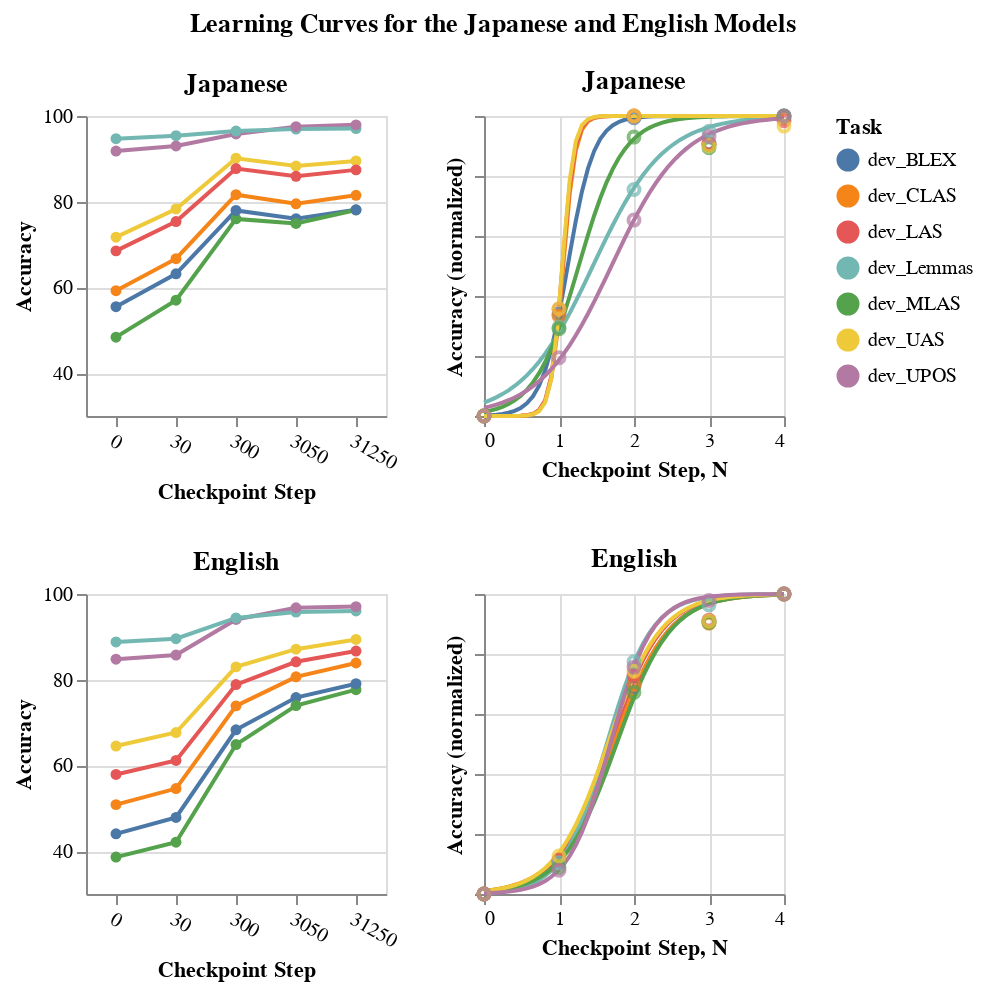

The cell this chart's notebook holds for it:
### Markdown cell above
### Language-Specific

### Code cell
langs = ["ja", "en"]
h, w = 150, 200

def get_charts_for_langs(langs, 
                        df, 
                        fit_df, 
                        domain=[0,100],
                        height=150,
                        width=150):
    charts = []
    for lang in langs:
        charts.append(alt.hconcat(
                    get_accuracy_chart(
                        df[df['Language'] == lang],
                        title=LANGS_2_MAPPING[lang], 
                        domain=domain,
                        height=height,
                        width=width
                        ), 
                    plot_best_fit_curve(
                        df[df['Language'] == lang],
                        fit_df[fit_df['Language'] == lang],
                        lang,
                        height=height,
                        width=width
                        ),
                    )
                )
    return charts

charts = get_charts_for_langs(langs, df, fit_df, [30,100])
    
chart = alt.vconcat(*charts).properties(
    title=alt.Title(
        "Learning Curves for the Japanese and English Models", anchor="middle",
        offset=15)
    )
chart.show()

### Figure 1 — Vega-Lite specification as saved in the notebook (floating-point values rounded to 4 significant figures; data arrays with more than 128 entries replaced by an {"elided": "..."} marker saying what was removed)
{"config": {"view": {"continuousWidth": 300, "continuousHeight": 300}}, "vconcat": [{"hconcat": [{"data": {"name": "data-cec77ad24890f4f5befa93d1c5d30936"}, "mark": {"type": "line", "point": true}, "encoding": {"color": {"field": "Task", "type": "nominal"}, "tooltip": [{"field": "Language", "type": "nominal"}, {"field": "Accuracy", "type": "quantitative"}, {"field": "Step", "type": "nominal"}, {"field": "Tokens", "type": "nominal"}], "x": {"axis": {"labelAngle": 30, "title": "Checkpoint Step"}, "field": "Step", "sort": null, "type": "nominal"}, "y": {"field": "Accuracy", "scale": {"domain": [30, 100]}, "type": "quantitative"}}, "height": 150, "title": "Japanese", "width": 150}, {"layer": [{"data": {"name": "data-4de2dfb82e58e2fb5f444f8f88028bd2"}, "mark": {"type": "line"}, "encoding": {"color": {"field": "Task", "type": "nominal"}, "x": {"axis": {"labels": true}, "field": "Checkpoint Step", "sort": null, "type": "quantitative"}, "y": {"axis": {"labels": false}, "field": "Accuracy (normalized)", "type": "quantitative"}}}, {"data": {"name": "data-c131a94a10d704627472957e8ae2c2e3"}, "mark": {"type": "point"}, "encoding": {"color": {"field": "Task", "type": "nominal"}, "tooltip": [{"field": "Task", "type": "nominal"}, {"field": "Accuracy", "type": "quantitative"}, {"field": "Accuracy (normalized)", "type": "quantitative"}, {"field": "Step", "type": "quantitative"}, {"field": "Tokens", "type": "nominal"}], "x": {"axis": {"labels": true}, "field": "N", "sort": null, "type": "quantitative"}, "y": {"field": "Accuracy (normalized)", "type": "quantitative"}}}], "height": 150, "title": "Japanese", "width": 150}]}, {"hconcat": [{"data": {"name": "data-2f4e72cd8a02acaddf618de7268d3176"}, "mark": {"type": "line", "point": true}, "encoding": {"color": {"field": "Task", "type": "nominal"}, "tooltip": [{"field": "Language", "type": "nominal"}, {"field": "Accuracy", "type": "quantitative"}, {"field": "Step", "type": "nominal"}, {"field": "Tokens", "type": "nominal"}], "x": {"axis": {"labelAngle": 30, "title": "Checkpoint Step"}, "field": "Step", "sort": null, "type": "nominal"}, "y": {"field": "Accuracy", "scale": {"domain": [30, 100]}, "type": "quantitative"}}, "height": 150, "title": "English", "width": 150}, {"layer": [{"data": {"name": "data-c09ed2a32f2d969aa41d61b8eed7064c"}, "mark": {"type": "line"}, "encoding": {"color": {"field": "Task", "type": "nominal"}, "x": {"axis": {"labels": true}, "field": "Checkpoint Step", "sort": null, "type": "quantitative"}, "y": {"axis": {"labels": false}, "field": "Accuracy (normalized)", "type": "quantitative"}}}, {"data": {"name": "data-98fc07e7702d60a2e8330acd762a4590"}, "mark": {"type": "point"}, "encoding": {"color": {"field": "Task", "type": "nominal"}, "tooltip": [{"field": "Task", "type": "nominal"}, {"field": "Accuracy", "type": "quantitative"}, {"field": "Accuracy (normalized)", "type": "quantitative"}, {"field": "Step", "type": "quantitative"}, {"field": "Tokens", "type": "nominal"}], "x": {"axis": {"labels": true}, "field": "N", "sort": null, "type": "quantitative"}, "y": {"field": "Accuracy (normalized)", "type": "quantitative"}}}], "height": 150, "title": "English", "width": 150}]}], "title": {"text": "Learning Curves for the Japanese and English Models", "anchor": "middle", "offset": 15}, "$schema": "https://vega.github.io/schema/vega-lite/v5.20.1.json", "datasets": {"data-cec77ad24890f4f5befa93d1c5d30936": [{"Language": "Japanese", "Step": "0", "Task": "dev_BLEX", "Accuracy": 55.5, "Tokens": "0", "Accuracy (normalized)": 0.0, "N": 0}, {"Language": "Japanese", "Step": "0", "Task": "dev_MLAS", "Accuracy": 48.4, "Tokens": "0", "Accuracy (normalized)": 0.0, "N": 0}, {"Language": "Japanese", "Step": "0", "Task": "dev_UPOS", "Accuracy": 91.81, "Tokens": "0", "Accuracy (normalized)": 0.0, "N": 0}, {"Language": "Japanese", "Step": "0", "Task": "dev_CLAS", "Accuracy": 59.24, "Tokens": "0", "Accuracy (normalized)": 0.0, "N": 0}, {"Language": "Japanese", "Step": "0", "Task": "dev_LAS", "Accuracy": 68.53, "Tokens": "0", "Accuracy (normalized)": 0.0, "N": 0}, {"Language": "Japanese", "Step": "0", "Task": "dev_UAS", "Accuracy": 71.73, "Tokens": "0", "Accuracy (normalized)": 0.0, "N": 0}, {"Language": "Japanese", "Step": "0", "Task": "dev_Lemmas", "Accuracy": 94.7, "Tokens": "0", "Accuracy (normalized)": 0.0, "N": 0}, {"Language": "Japanese", "Step": "30", "Task": "dev_MLAS", "Accuracy": 57.03, "Tokens": "1M", "Accuracy (normalized)": 0.2909, "N": 1}, {"Language": "Japanese", "Step": "30", "Task": "dev_LAS", "Accuracy": 75.38, "Tokens": "1M", "Accuracy (normalized)": 0.3563, "N": 1}, {"Language": "Japanese", "Step": "30", "Task": "dev_UAS", "Accuracy": 78.31, "Tokens": "1M", "Accuracy (normalized)": 0.3575, "N": 1}, {"Language": "Japanese", "Step": "30", "Task": "dev_CLAS", "Accuracy": 66.7, "Tokens": "1M", "Accuracy (normalized)": 0.3331, "N": 1}, {"Language": "Japanese", "Step": "30", "Task": "dev_UPOS", "Accuracy": 93.0, "Tokens": "1M", "Accuracy (normalized)": 0.1939, "N": 1}, {"Language": "Japanese", "Step": "30", "Task": "dev_BLEX", "Accuracy": 63.19, "Tokens": "1M", "Accuracy (normalized)": 0.3399, "N": 1}, {"Language": "Japanese", "Step": "30", "Task": "dev_Lemmas", "Accuracy": 95.4, "Tokens": "1M", "Accuracy (normalized)": 0.2957, "N": 1}, {"Language": "Japanese", "Step": "300", "Task": "dev_MLAS", "Accuracy": 75.99, "Tokens": "10M", "Accuracy (normalized)": 0.9297, "N": 2}, {"Language": "Japanese", "Step": "300", "Task": "dev_UPOS", "Accuracy": 95.81, "Tokens": "10M", "Accuracy (normalized)": 0.653, "N": 2}, {"Language": "Japanese", "Step": "300", "Task": "dev_UAS", "Accuracy": 90.14, "Tokens": "10M", "Accuracy (normalized)": 1.0, "N": 2}, {"Language": "Japanese", "Step": "300", "Task": "dev_Lemmas", "Accuracy": 96.5, "Tokens": "10M", "Accuracy (normalized)": 0.7549, "N": 2}, {"Language": "Japanese", "Step": "300", "Task": "dev_BLEX", "Accuracy": 77.97, "Tokens": "10M", "Accuracy (normalized)": 0.9939, "N": 2}, {"Language": "Japanese", "Step": "300", "Task": "dev_LAS", "Accuracy": 87.73, "Tokens": "10M", "Accuracy (normalized)": 1.0, "N": 2}, {"Language": "Japanese", "Step": "300", "Task": "dev_CLAS", "Accuracy": 81.64, "Tokens": "10M", "Accuracy (normalized)": 1.0, "N": 2}, {"Language": "Japanese", "Step": "3050", "Task": "dev_Lemmas", "Accuracy": 96.96, "Tokens": "100M", "Accuracy (normalized)": 0.9494, "N": 3}, {"Language": "Japanese", "Step": "3050", "Task": "dev_BLEX", "Accuracy": 76.03, "Tokens": "100M", "Accuracy (normalized)": 0.9078, "N": 3}, {"Language": "Japanese", "Step": "3050", "Task": "dev_UAS", "Accuracy": 88.32, "Tokens": "100M", "Accuracy (normalized)": 0.9008, "N": 3}, {"Language": "Japanese", "Step": "3050", "Task": "dev_UPOS", "Accuracy": 97.52, "Tokens": "100M", "Accuracy (normalized)": 0.9318, "N": 3}, {"Language": "Japanese", "Step": "3050", "Task": "dev_CLAS", "Accuracy": 79.51, "Tokens": "100M", "Accuracy (normalized)": 0.9046, "N": 3}, {"Language": "Japanese", "Step": "3050", "Task": "dev_MLAS", "Accuracy": 74.94, "Tokens": "100M", "Accuracy (normalized)": 0.8943, "N": 3}, {"Language": "Japanese", "Step": "3050", "Task": "dev_LAS", "Accuracy": 85.93, "Tokens": "100M", "Accuracy (normalized)": 0.9058, "N": 3}, {"Language": "Japanese", "Step": "31250", "Task": "dev_MLAS", "Accuracy": 78.08, "Tokens": "1B", "Accuracy (normalized)": 1.0, "N": 4}, {"Language": "Japanese", "Step": "31250", "Task": "dev_UAS", "Accuracy": 89.52, "Tokens": "1B", "Accuracy (normalized)": 0.9663, "N": 4}, {"Language": "Japanese", "Step": "31250", "Task": "dev_BLEX", "Accuracy": 78.11, "Tokens": "1B", "Accuracy (normalized)": 1.0, "N": 4}, {"Language": "Japanese", "Step": "31250", "Task": "dev_LAS", "Accuracy": 87.43, "Tokens": "1B", "Accuracy (normalized)": 0.9841, "N": 4}, {"Language": "Japanese", "Step": "31250", "Task": "dev_Lemmas", "Accuracy": 97.08, "Tokens": "1B", "Accuracy (normalized)": 1.0, "N": 4}, {"Language": "Japanese", "Step": "31250", "Task": "dev_CLAS", "Accuracy": 81.49, "Tokens": "1B", "Accuracy (normalized)": 0.9931, "N": 4}, {"Language": "Japanese", "Step": "31250", "Task": "dev_UPOS", "Accuracy": 97.93, "Tokens": "1B", "Accuracy (normalized)": 1.0, "N": 4}], "data-4de2dfb82e58e2fb5f444f8f88028bd2": {"elided": "350 records"}, "data-c131a94a10d704627472957e8ae2c2e3": [{"Language": "ja", "Step": 0, "Task": "dev_BLEX", "Accuracy": 55.5, "Tokens": "0", "Accuracy (normalized)": 0.0, "N": 0}, {"Language": "ja", "Step": 30, "Task": "dev_BLEX", "Accuracy": 63.19, "Tokens": "1M", "Accuracy (normalized)": 0.3399, "N": 1}, {"Language": "ja", "Step": 300, "Task": "dev_BLEX", "Accuracy": 77.97, "Tokens": "10M", "Accuracy (normalized)": 0.9939, "N": 2}, {"Language": "ja", "Step": 3050, "Task": "dev_BLEX", "Accuracy": 76.03, "Tokens": "100M", "Accuracy (normalized)": 0.9078, "N": 3}, {"Language": "ja", "Step": 31250, "Task": "dev_BLEX", "Accuracy": 78.11, "Tokens": "1B", "Accuracy (normalized)": 1.0, "N": 4}, {"Language": "ja", "Step": 0, "Task": "dev_CLAS", "Accuracy": 59.24, "Tokens": "0", "Accuracy (normalized)": 0.0, "N": 0}, {"Language": "ja", "Step": 30, "Task": "dev_CLAS", "Accuracy": 66.7, "Tokens": "1M", "Accuracy (normalized)": 0.3331, "N": 1}, {"Language": "ja", "Step": 300, "Task": "dev_CLAS", "Accuracy": 81.64, "Tokens": "10M", "Accuracy (normalized)": 1.0, "N": 2}, {"Language": "ja", "Step": 3050, "Task": "dev_CLAS", "Accuracy": 79.51, "Tokens": "100M", "Accuracy (normalized)": 0.9046, "N": 3}, {"Language": "ja", "Step": 31250, "Task": "dev_CLAS", "Accuracy": 81.49, "Tokens": "1B", "Accuracy (normalized)": 0.9931, "N": 4}, {"Language": "ja", "Step": 0, "Task": "dev_LAS", "Accuracy": 68.53, "Tokens": "0", "Accuracy (normalized)": 0.0, "N": 0}, {"Language": "ja", "Step": 30, "Task": "dev_LAS", "Accuracy": 75.38, "Tokens": "1M", "Accuracy (normalized)": 0.3563, "N": 1}, {"Language": "ja", "Step": 300, "Task": "dev_LAS", "Accuracy": 87.73, "Tokens": "10M", "Accuracy (normalized)": 1.0, "N": 2}, {"Language": "ja", "Step": 3050, "Task": "dev_LAS", "Accuracy": 85.93, "Tokens": "100M", "Accuracy (normalized)": 0.9058, "N": 3}, {"Language": "ja", "Step": 31250, "Task": "dev_LAS", "Accuracy": 87.43, "Tokens": "1B", "Accuracy (normalized)": 0.9841, "N": 4}, {"Language": "ja", "Step": 0, "Task": "dev_Lemmas", "Accuracy": 94.7, "Tokens": "0", "Accuracy (normalized)": 0.0, "N": 0}, {"Language": "ja", "Step": 30, "Task": "dev_Lemmas", "Accuracy": 95.4, "Tokens": "1M", "Accuracy (normalized)": 0.2957, "N": 1}, {"Language": "ja", "Step": 300, "Task": "dev_Lemmas", "Accuracy": 96.5, "Tokens": "10M", "Accuracy (normalized)": 0.7549, "N": 2}, {"Language": "ja", "Step": 3050, "Task": "dev_Lemmas", "Accuracy": 96.96, "Tokens": "100M", "Accuracy (normalized)": 0.9494, "N": 3}, {"Language": "ja", "Step": 31250, "Task": "dev_Lemmas", "Accuracy": 97.08, "Tokens": "1B", "Accuracy (normalized)": 1.0, "N": 4}, {"Language": "ja", "Step": 0, "Task": "dev_MLAS", "Accuracy": 48.4, "Tokens": "0", "Accuracy (normalized)": 0.0, "N": 0}, {"Language": "ja", "Step": 30, "Task": "dev_MLAS", "Accuracy": 57.03, "Tokens": "1M", "Accuracy (normalized)": 0.2909, "N": 1}, {"Language": "ja", "Step": 300, "Task": "dev_MLAS", "Accuracy": 75.99, "Tokens": "10M", "Accuracy (normalized)": 0.9297, "N": 2}, {"Language": "ja", "Step": 3050, "Task": "dev_MLAS", "Accuracy": 74.94, "Tokens": "100M", "Accuracy (normalized)": 0.8943, "N": 3}, {"Language": "ja", "Step": 31250, "Task": "dev_MLAS", "Accuracy": 78.08, "Tokens": "1B", "Accuracy (normalized)": 1.0, "N": 4}, {"Language": "ja", "Step": 0, "Task": "dev_UAS", "Accuracy": 71.73, "Tokens": "0", "Accuracy (normalized)": 0.0, "N": 0}, {"Language": "ja", "Step": 30, "Task": "dev_UAS", "Accuracy": 78.31, "Tokens": "1M", "Accuracy (normalized)": 0.3575, "N": 1}, {"Language": "ja", "Step": 300, "Task": "dev_UAS", "Accuracy": 90.14, "Tokens": "10M", "Accuracy (normalized)": 1.0, "N": 2}, {"Language": "ja", "Step": 3050, "Task": "dev_UAS", "Accuracy": 88.32, "Tokens": "100M", "Accuracy (normalized)": 0.9008, "N": 3}, {"Language": "ja", "Step": 31250, "Task": "dev_UAS", "Accuracy": 89.52, "Tokens": "1B", "Accuracy (normalized)": 0.9663, "N": 4}, {"Language": "ja", "Step": 0, "Task": "dev_UPOS", "Accuracy": 91.81, "Tokens": "0", "Accuracy (normalized)": 0.0, "N": 0}, {"Language": "ja", "Step": 30, "Task": "dev_UPOS", "Accuracy": 93.0, "Tokens": "1M", "Accuracy (normalized)": 0.1939, "N": 1}, {"Language": "ja", "Step": 300, "Task": "dev_UPOS", "Accuracy": 95.81, "Tokens": "10M", "Accuracy (normalized)": 0.653, "N": 2}, {"Language": "ja", "Step": 3050, "Task": "dev_UPOS", "Accuracy": 97.52, "Tokens": "100M", "Accuracy (normalized)": 0.9318, "N": 3}, {"Language": "ja", "Step": 31250, "Task": "dev_UPOS", "Accuracy": 97.93, "Tokens": "1B", "Accuracy (normalized)": 1.0, "N": 4}], "data-2f4e72cd8a02acaddf618de7268d3176": [{"Language": "English", "Step": "0", "Task": "dev_BLEX", "Accuracy": 44.04, "Tokens": "0", "Accuracy (normalized)": 0.0, "N": 0}, {"Language": "English", "Step": "0", "Task": "dev_MLAS", "Accuracy": 38.61, "Tokens": "0", "Accuracy (normalized)": 0.0, "N": 0}, {"Language": "English", "Step": "0", "Task": "dev_UPOS", "Accuracy": 84.78, "Tokens": "0", "Accuracy (normalized)": 0.0, "N": 0}, {"Language": "English", "Step": "0", "Task": "dev_CLAS", "Accuracy": 50.85, "Tokens": "0", "Accuracy (normalized)": 0.0, "N": 0}, {"Language": "English", "Step": "0", "Task": "dev_LAS", "Accuracy": 57.88, "Tokens": "0", "Accuracy (normalized)": 0.0, "N": 0}, {"Language": "English", "Step": "0", "Task": "dev_UAS", "Accuracy": 64.53, "Tokens": "0", "Accuracy (normalized)": 0.0, "N": 0}, {"Language": "English", "Step": "0", "Task": "dev_Lemmas", "Accuracy": 88.82, "Tokens": "0", "Accuracy (normalized)": 0.0, "N": 0}, {"Language": "English", "Step": "30", "Task": "dev_MLAS", "Accuracy": 42.08, "Tokens": "1M", "Accuracy (normalized)": 0.0887, "N": 1}, {"Language": "English", "Step": "30", "Task": "dev_LAS", "Accuracy": 61.16, "Tokens": "1M", "Accuracy (normalized)": 0.1137, "N": 1}, {"Language": "English", "Step": "30", "Task": "dev_UAS", "Accuracy": 67.67, "Tokens": "1M", "Accuracy (normalized)": 0.1264, "N": 1}, {"Language": "English", "Step": "30", "Task": "dev_CLAS", "Accuracy": 54.6, "Tokens": "1M", "Accuracy (normalized)": 0.1134, "N": 1}, {"Language": "English", "Step": "30", "Task": "dev_UPOS", "Accuracy": 85.75, "Tokens": "1M", "Accuracy (normalized)": 0.0792, "N": 1}, {"Language": "English", "Step": "30", "Task": "dev_BLEX", "Accuracy": 47.86, "Tokens": "1M", "Accuracy (normalized)": 0.1092, "N": 1}, {"Language": "English", "Step": "30", "Task": "dev_Lemmas", "Accuracy": 89.57, "Tokens": "1M", "Accuracy (normalized)": 0.1043, "N": 1}, {"Language": "English", "Step": "300", "Task": "dev_MLAS", "Accuracy": 64.87, "Tokens": "10M", "Accuracy (normalized)": 0.6722, "N": 2}, {"Language": "English", "Step": "300", "Task": "dev_UPOS", "Accuracy": 94.06, "Tokens": "10M", "Accuracy (normalized)": 0.7563, "N": 2}, {"Language": "English", "Step": "300", "Task": "dev_UAS", "Accuracy": 83.0, "Tokens": "10M", "Accuracy (normalized)": 0.743, "N": 2}, {"Language": "English", "Step": "300", "Task": "dev_Lemmas", "Accuracy": 94.42, "Tokens": "10M", "Accuracy (normalized)": 0.7744, "N": 2}, {"Language": "English", "Step": "300", "Task": "dev_BLEX", "Accuracy": 68.3, "Tokens": "10M", "Accuracy (normalized)": 0.6926, "N": 2}, {"Language": "English", "Step": "300", "Task": "dev_LAS", "Accuracy": 78.86, "Tokens": "10M", "Accuracy (normalized)": 0.7281, "N": 2}, {"Language": "English", "Step": "300", "Task": "dev_CLAS", "Accuracy": 73.9, "Tokens": "10M", "Accuracy (normalized)": 0.6973, "N": 2}, {"Language": "English", "Step": "3050", "Task": "dev_Lemmas", "Accuracy": 95.79, "Tokens": "100M", "Accuracy (normalized)": 0.9635, "N": 3}, {"Language": "English", "Step": "3050", "Task": "dev_BLEX", "Accuracy": 75.84, "Tokens": "100M", "Accuracy (normalized)": 0.9078, "N": 3}, {"Language": "English", "Step": "3050", "Task": "dev_UAS", "Accuracy": 87.12, "Tokens": "100M", "Accuracy (normalized)": 0.9089, "N": 3}, {"Language": "English", "Step": "3050", "Task": "dev_UPOS", "Accuracy": 96.79, "Tokens": "100M", "Accuracy (normalized)": 0.9785, "N": 3}, {"Language": "English", "Step": "3050", "Task": "dev_CLAS", "Accuracy": 80.67, "Tokens": "100M", "Accuracy (normalized)": 0.9023, "N": 3}, {"Language": "English", "Step": "3050", "Task": "dev_MLAS", "Accuracy": 73.96, "Tokens": "100M", "Accuracy (normalized)": 0.9049, "N": 3}, {"Language": "English", "Step": "3050", "Task": "dev_LAS", "Accuracy": 84.18, "Tokens": "100M", "Accuracy (normalized)": 0.9129, "N": 3}, {"Language": "English", "Step": "31250", "Task": "dev_MLAS", "Accuracy": 77.68, "Tokens": "1B", "Accuracy (normalized)": 1.0, "N": 4}, {"Language": "English", "Step": "31250", "Task": "dev_UAS", "Accuracy": 89.38, "Tokens": "1B", "Accuracy (normalized)": 1.0, "N": 4}, {"Language": "English", "Step": "31250", "Task": "dev_BLEX", "Accuracy": 79.07, "Tokens": "1B", "Accuracy (normalized)": 1.0, "N": 4}, {"Language": "English", "Step": "31250", "Task": "dev_LAS", "Accuracy": 86.69, "Tokens": "1B", "Accuracy (normalized)": 1.0, "N": 4}, {"Language": "English", "Step": "31250", "Task": "dev_Lemmas", "Accuracy": 96.06, "Tokens": "1B", "Accuracy (normalized)": 1.0, "N": 4}, {"Language": "English", "Step": "31250", "Task": "dev_CLAS", "Accuracy": 83.9, "Tokens": "1B", "Accuracy (normalized)": 1.0, "N": 4}, {"Language": "English", "Step": "31250", "Task": "dev_UPOS", "Accuracy": 97.06, "Tokens": "1B", "Accuracy (normalized)": 1.0, "N": 4}], "data-c09ed2a32f2d969aa41d61b8eed7064c": {"elided": "350 records"}, "data-98fc07e7702d60a2e8330acd762a4590": [{"Language": "en", "Step": 0, "Task": "dev_BLEX", "Accuracy": 44.04, "Tokens": "0", "Accuracy (normalized)": 0.0, "N": 0}, {"Language": "en", "Step": 30, "Task": "dev_BLEX", "Accuracy": 47.86, "Tokens": "1M", "Accuracy (normalized)": 0.1092, "N": 1}, {"Language": "en", "Step": 300, "Task": "dev_BLEX", "Accuracy": 68.3, "Tokens": "10M", "Accuracy (normalized)": 0.6926, "N": 2}, {"Language": "en", "Step": 3050, "Task": "dev_BLEX", "Accuracy": 75.84, "Tokens": "100M", "Accuracy (normalized)": 0.9078, "N": 3}, {"Language": "en", "Step": 31250, "Task": "dev_BLEX", "Accuracy": 79.07, "Tokens": "1B", "Accuracy (normalized)": 1.0, "N": 4}, {"Language": "en", "Step": 0, "Task": "dev_CLAS", "Accuracy": 50.85, "Tokens": "0", "Accuracy (normalized)": 0.0, "N": 0}, {"Language": "en", "Step": 30, "Task": "dev_CLAS", "Accuracy": 54.6, "Tokens": "1M", "Accuracy (normalized)": 0.1134, "N": 1}, {"Language": "en", "Step": 300, "Task": "dev_CLAS", "Accuracy": 73.9, "Tokens": "10M", "Accuracy (normalized)": 0.6973, "N": 2}, {"Language": "en", "Step": 3050, "Task": "dev_CLAS", "Accuracy": 80.67, "Tokens": "100M", "Accuracy (normalized)": 0.9023, "N": 3}, {"Language": "en", "Step": 31250, "Task": "dev_CLAS", "Accuracy": 83.9, "Tokens": "1B", "Accuracy (normalized)": 1.0, "N": 4}, {"Language": "en", "Step": 0, "Task": "dev_LAS", "Accuracy": 57.88, "Tokens": "0", "Accuracy (normalized)": 0.0, "N": 0}, {"Language": "en", "Step": 30, "Task": "dev_LAS", "Accuracy": 61.16, "Tokens": "1M", "Accuracy (normalized)": 0.1137, "N": 1}, {"Language": "en", "Step": 300, "Task": "dev_LAS", "Accuracy": 78.86, "Tokens": "10M", "Accuracy (normalized)": 0.7281, "N": 2}, {"Language": "en", "Step": 3050, "Task": "dev_LAS", "Accuracy": 84.18, "Tokens": "100M", "Accuracy (normalized)": 0.9129, "N": 3}, {"Language": "en", "Step": 31250, "Task": "dev_LAS", "Accuracy": 86.69, "Tokens": "1B", "Accuracy (normalized)": 1.0, "N": 4}, {"Language": "en", "Step": 0, "Task": "dev_Lemmas", "Accuracy": 88.82, "Tokens": "0", "Accuracy (normalized)": 0.0, "N": 0}, {"Language": "en", "Step": 30, "Task": "dev_Lemmas", "Accuracy": 89.57, "Tokens": "1M", "Accuracy (normalized)": 0.1043, "N": 1}, {"Language": "en", "Step": 300, "Task": "dev_Lemmas", "Accuracy": 94.42, "Tokens": "10M", "Accuracy (normalized)": 0.7744, "N": 2}, {"Language": "en", "Step": 3050, "Task": "dev_Lemmas", "Accuracy": 95.79, "Tokens": "100M", "Accuracy (normalized)": 0.9635, "N": 3}, {"Language": "en", "Step": 31250, "Task": "dev_Lemmas", "Accuracy": 96.06, "Tokens": "1B", "Accuracy (normalized)": 1.0, "N": 4}, {"Language": "en", "Step": 0, "Task": "dev_MLAS", "Accuracy": 38.61, "Tokens": "0", "Accuracy (normalized)": 0.0, "N": 0}, {"Language": "en", "Step": 30, "Task": "dev_MLAS", "Accuracy": 42.08, "Tokens": "1M", "Accuracy (normalized)": 0.0887, "N": 1}, {"Language": "en", "Step": 300, "Task": "dev_MLAS", "Accuracy": 64.87, "Tokens": "10M", "Accuracy (normalized)": 0.6722, "N": 2}, {"Language": "en", "Step": 3050, "Task": "dev_MLAS", "Accuracy": 73.96, "Tokens": "100M", "Accuracy (normalized)": 0.9049, "N": 3}, {"Language": "en", "Step": 31250, "Task": "dev_MLAS", "Accuracy": 77.68, "Tokens": "1B", "Accuracy (normalized)": 1.0, "N": 4}, {"Language": "en", "Step": 0, "Task": "dev_UAS", "Accuracy": 64.53, "Tokens": "0", "Accuracy (normalized)": 0.0, "N": 0}, {"Language": "en", "Step": 30, "Task": "dev_UAS", "Accuracy": 67.67, "Tokens": "1M", "Accuracy (normalized)": 0.1264, "N": 1}, {"Language": "en", "Step": 300, "Task": "dev_UAS", "Accuracy": 83.0, "Tokens": "10M", "Accuracy (normalized)": 0.743, "N": 2}, {"Language": "en", "Step": 3050, "Task": "dev_UAS", "Accuracy": 87.12, "Tokens": "100M", "Accuracy (normalized)": 0.9089, "N": 3}, {"Language": "en", "Step": 31250, "Task": "dev_UAS", "Accuracy": 89.38, "Tokens": "1B", "Accuracy (normalized)": 1.0, "N": 4}, {"Language": "en", "Step": 0, "Task": "dev_UPOS", "Accuracy": 84.78, "Tokens": "0", "Accuracy (normalized)": 0.0, "N": 0}, {"Language": "en", "Step": 30, "Task": "dev_UPOS", "Accuracy": 85.75, "Tokens": "1M", "Accuracy (normalized)": 0.0792, "N": 1}, {"Language": "en", "Step": 300, "Task": "dev_UPOS", "Accuracy": 94.06, "Tokens": "10M", "Accuracy (normalized)": 0.7563, "N": 2}, {"Language": "en", "Step": 3050, "Task": "dev_UPOS", "Accuracy": 96.79, "Tokens": "100M", "Accuracy (normalized)": 0.9785, "N": 3}, {"Language": "en", "Step": 31250, "Task": "dev_UPOS", "Accuracy": 97.06, "Tokens": "1B", "Accuracy (normalized)": 1.0, "N": 4}]}}
